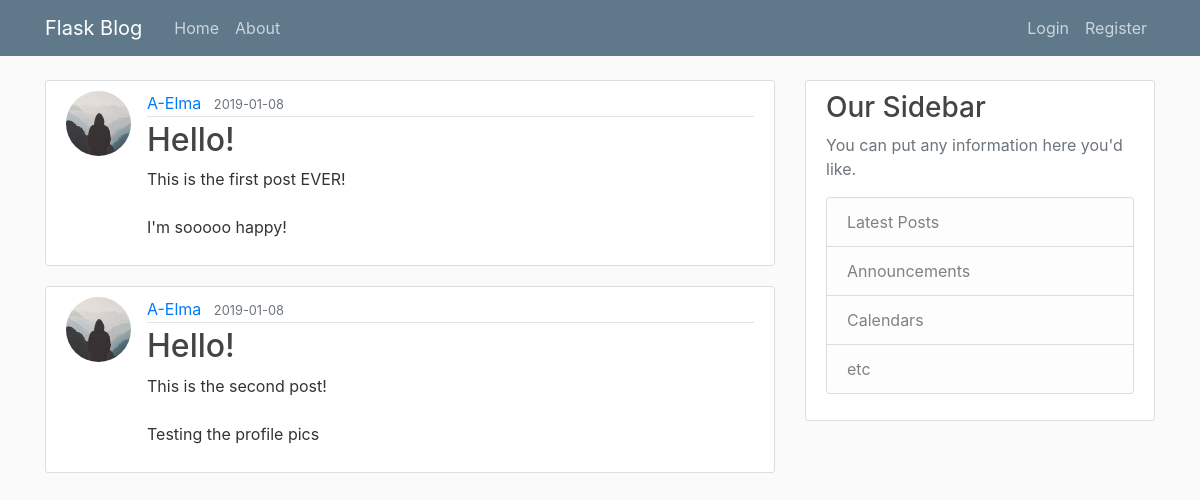
Before: / with the older database file.
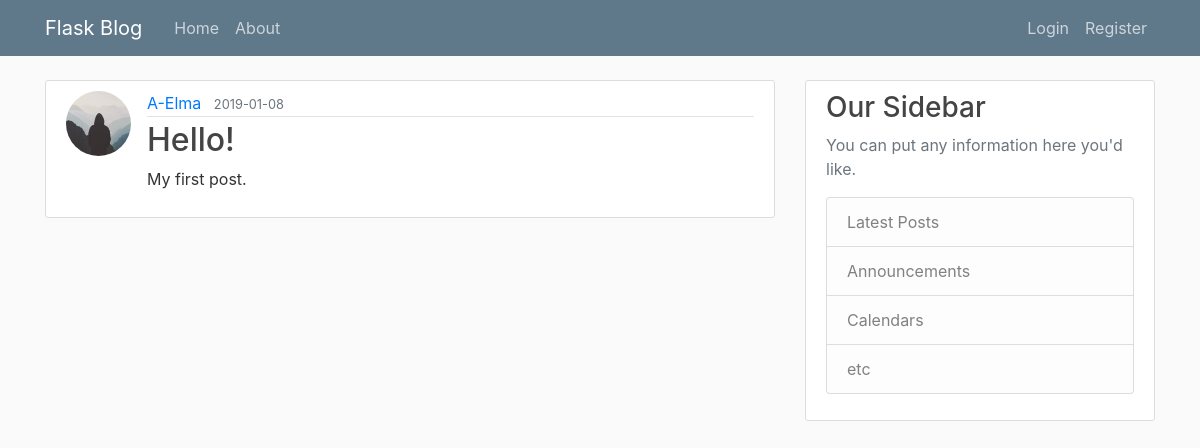
After: the same page with the newer database file.
### flaskblog/models.py (models this page shows, shortened)
class Post(db.Model):
	id = db.Column(db.Integer, primary_key=True)
	title = db.Column(db.String(100), nullable=False)
	date_posted = db.Column(db.DateTime, nullable=False, default=datetime.utcnow)
	content = db.Column(db.Text, nullable=False)
	user_id = db.Column(db.Integer, db.ForeignKey('user.id'), nullable=False)

class User(db.Model, UserMixin):
	id = db.Column(db.Integer, primary_key=True)
	username = db.Column(db.String(20), unique=True, nullable=False)
	email = db.Column(db.String(120), unique=True, nullable=False)
	image_file = db.Column(db.String(20), nullable=False, default='default.jpg')
	password = db.Column(db.String(20), nullable=False)
	posts = db.relationship('Post', backref='author', lazy=True)

### flaskblog/routes.py (the view)
@app.route("/")
def home():
	posts = Post.query.all()
	return render_template('home.html', posts=posts)

### flaskblog/templates/home.html
{% extends "layout.html" %}
{% block content %}
	{% for post in posts %}
	<article class="media content-section">
		<img class="rounded-circle article-img" src="{{ url_for('static', filename='profile_pics/' + post.author.image_file) }}">
		<div class="media-body">
			<div class="article-metadata">
				<a class="mr-2" href="#">{{ post.author.username }}</a>
				<small class="text-muted">{{ post.date_posted.strftime('%Y-%m-%d') }}</small>
			</div>
			<h2><a class="article-title" href="{{ url_for('post', post_id=post.id) }}">{{ post.title }}</a></h2>
			<p class="article-content">{{ post.content }}</p>
		</div>
	</article>
	{% endfor %}
{% endblock content %}

Changed rows visible on the page:
removed Post: image_file (picture), author.username "A-Elma", date_posted "2019-01-08", title "Hello!", content "This is the second post! Testing the profile pics"
changed Post "Hello!": content "This is the first post EVER! I'm sooooo happy!" → "My first post."
